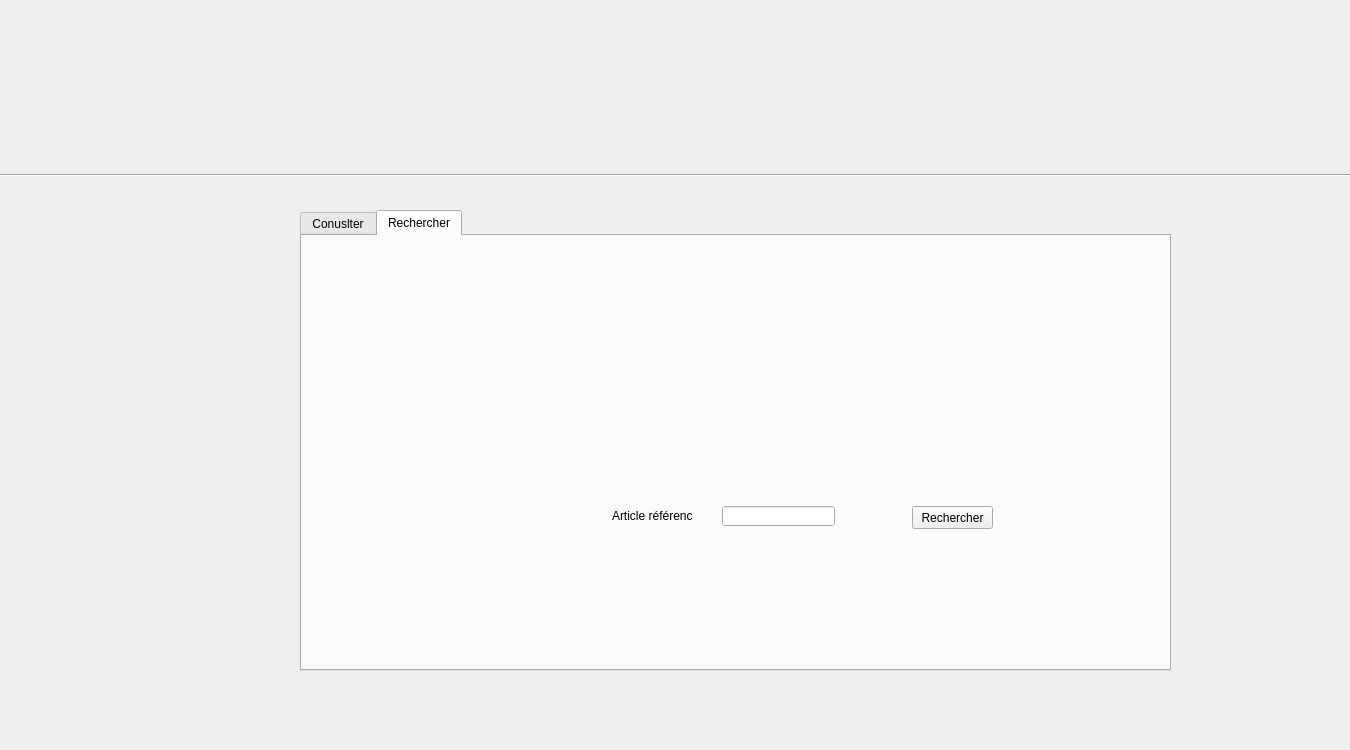
<?xml version="1.0" encoding="UTF-8"?>
<ui version="4.0">
 <class>consultersr</class>
 <widget class="QWidget" name="consultersr">
  <property name="geometry">
   <rect>
    <x>0</x>
    <y>0</y>
    <width>1350</width>
    <height>750</height>
   </rect>
  </property>
  <property name="windowTitle">
   <string>Form</string>
  </property>
  <property name="styleSheet">
   <string notr="true">background-image: url(:/sig/erp.jpg);</string>
  </property>
  <widget class="QLabel" name="label">
   <property name="geometry">
    <rect>
     <x>0</x>
     <y>0</y>
     <width>1350</width>
     <height>750</height>
    </rect>
   </property>
   <property name="text">
    <string/>
   </property>
   <property name="pixmap">
    <pixmap resource="iconnes.qrc">:/sig/images/erp.jpg</pixmap>
   </property>
  </widget>
  <widget class="QTabWidget" name="tabWidget">
   <property name="geometry">
    <rect>
     <x>300</x>
     <y>210</y>
     <width>871</width>
     <height>461</height>
    </rect>
   </property>
   <property name="currentIndex">
    <number>1</number>
   </property>
   <widget class="QWidget" name="Consultertab">
    <attribute name="title">
     <string>Conuslter</string>
    </attribute>
    <widget class="QLabel" name="label_8">
     <property name="geometry">
      <rect>
       <x>0</x>
       <y>0</y>
       <width>1350</width>
       <height>441</height>
      </rect>
     </property>
     <property name="text">
      <string/>
     </property>
     <property name="pixmap">
      <pixmap resource="iconnes.qrc">:/sig/images/erp.jpg</pixmap>
     </property>
    </widget>
    <widget class="QPushButton" name="consulter">
     <property name="geometry">
      <rect>
       <x>350</x>
       <y>180</y>
       <width>121</width>
       <height>23</height>
      </rect>
     </property>
     <property name="text">
      <string>Consulter</string>
     </property>
    </widget>
    <widget class="QLabel" name="label_5">
     <property name="geometry">
      <rect>
       <x>190</x>
       <y>120</y>
       <width>46</width>
       <height>13</height>
      </rect>
     </property>
     <property name="font">
      <font>
       <family>MS UI Gothic</family>
       <pointsize>10</pointsize>
      </font>
     </property>
     <property name="text">
      <string>Trie par</string>
     </property>
    </widget>
    <widget class="QComboBox" name="typetri">
     <property name="geometry">
      <rect>
       <x>470</x>
       <y>120</y>
       <width>101</width>
       <height>22</height>
      </rect>
     </property>
     <item>
      <property name="text">
       <string>Croissant</string>
      </property>
     </item>
     <item>
      <property name="text">
       <string>Décroissant</string>
      </property>
     </item>
    </widget>
    <widget class="QComboBox" name="tri">
     <property name="geometry">
      <rect>
       <x>290</x>
       <y>120</y>
       <width>121</width>
       <height>22</height>
      </rect>
     </property>
     <item>
      <property name="text">
       <string>Libelle</string>
      </property>
     </item>
     <item>
      <property name="text">
       <string>Quantite</string>
      </property>
     </item>
     <item>
      <property name="text">
       <string>Prixu</string>
      </property>
     </item>
    </widget>
    <widget class="QLabel" name="label_4">
     <property name="geometry">
      <rect>
       <x>340</x>
       <y>30</y>
       <width>181</width>
       <height>16</height>
      </rect>
     </property>
     <property name="font">
      <font>
       <pointsize>14</pointsize>
       <weight>75</weight>
       <bold>true</bold>
      </font>
     </property>
     <property name="text">
      <string>Consulter le stock </string>
     </property>
    </widget>
    <widget class="QTableView" name="tableView">
     <property name="geometry">
      <rect>
       <x>140</x>
       <y>230</y>
       <width>611</width>
       <height>192</height>
      </rect>
     </property>
    </widget>
   </widget>
   <widget class="QWidget" name="RechercherTab">
    <attribute name="title">
     <string>Rechercher</string>
    </attribute>
    <widget class="QLabel" name="label_6">
     <property name="geometry">
      <rect>
       <x>0</x>
       <y>0</y>
       <width>1350</width>
       <height>441</height>
      </rect>
     </property>
     <property name="text">
      <string/>
     </property>
     <property name="pixmap">
      <pixmap resource="iconnes.qrc">:/sig/images/erp.jpg</pixmap>
     </property>
    </widget>
    <widget class="QPushButton" name="RechercherPB">
     <property name="geometry">
      <rect>
       <x>610</x>
       <y>270</y>
       <width>81</width>
       <height>23</height>
      </rect>
     </property>
     <property name="text">
      <string>Rechercher</string>
     </property>
    </widget>
    <widget class="QLineEdit" name="ida">
     <property name="geometry">
      <rect>
       <x>420</x>
       <y>270</y>
       <width>113</width>
       <height>20</height>
      </rect>
     </property>
    </widget>
    <widget class="QLabel" name="label_2">
     <property name="geometry">
      <rect>
       <x>310</x>
       <y>270</y>
       <width>81</width>
       <height>20</height>
      </rect>
     </property>
     <property name="text">
      <string>Article référence</string>
     </property>
    </widget>
   </widget>
  </widget>
  <widget class="Line" name="Consulter">
   <property name="geometry">
    <rect>
     <x>-10</x>
     <y>160</y>
     <width>1521</width>
     <height>31</height>
    </rect>
   </property>
   <property name="orientation">
    <enum>Qt::Horizontal</enum>
   </property>
  </widget>
 </widget>
 <resources>
  <include location="iconnes.qrc"/>
 </resources>
 <connections/>
</ui>
